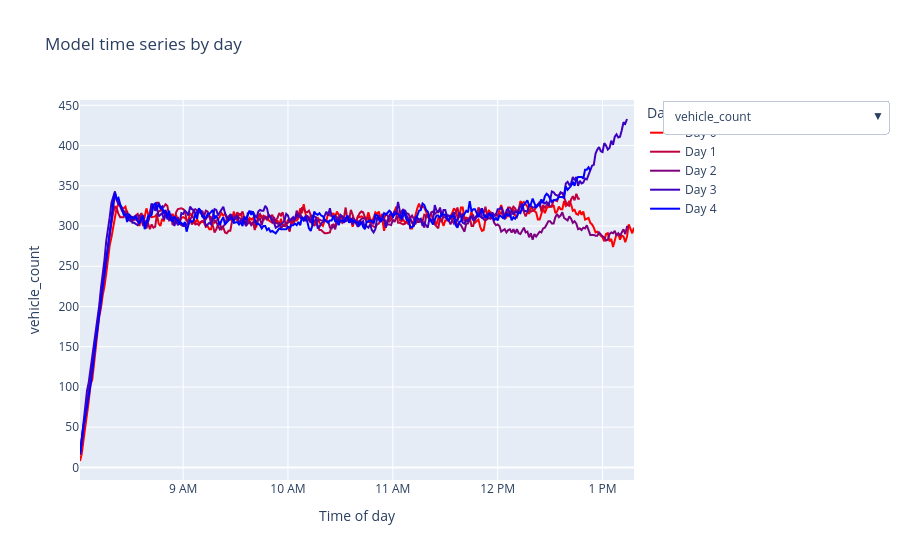

Notebook code for this chart:
### Code cell
from season.analysis_helpers import plot_model_ts_interactive
plot_model_ts_interactive(model_ts, run_id=RUN_ID)

### Figure 1 — Plotly figure (JSON) as saved in the notebook; plotly's stock layout.template omitted (floating-point values rounded to 4 significant figures; data arrays with more than 128 entries replaced by an {"elided": "..."} marker saying what was removed)
{"data": [{"line": {"color": "rgb(255,0,0)"}, "mode": "lines", "name": "Day 0", "type": "scatter", "x": {"elided": "318 float values"}, "y": {"elided": "318 int values"}}, {"line": {"color": "rgb(191,0,63)"}, "mode": "lines", "name": "Day 1", "type": "scatter", "x": {"elided": "287 float values"}, "y": {"elided": "287 int values"}}, {"line": {"color": "rgb(127,0,127)"}, "mode": "lines", "name": "Day 2", "type": "scatter", "x": {"elided": "315 float values"}, "y": {"elided": "315 int values"}}, {"line": {"color": "rgb(63,0,191)"}, "mode": "lines", "name": "Day 3", "type": "scatter", "x": {"elided": "314 float values"}, "y": {"elided": "314 int values"}}, {"line": {"color": "rgb(0,0,255)"}, "mode": "lines", "name": "Day 4", "type": "scatter", "x": {"elided": "293 float values"}, "y": {"elided": "293 int values"}}], "layout": {"legend": {"title": {"text": "Day (click to show/hide)"}}, "title": {"text": "Model time series by day"}, "updatemenus": [{"buttons": [{"args": [{"y": {"elided": "5 rows, 1527 int values in total"}}, {"yaxis": {"title": "vehicle_count"}}], "label": "vehicle_count", "method": "update"}, {"args": [{"y": {"elided": "5 rows, 1527 float values in total"}}, {"yaxis": {"title": "current_toll"}}], "label": "current_toll", "method": "update"}, {"args": [{"y": {"elided": "5 rows, 1527 int values in total"}}, {"yaxis": {"title": "active_cars"}}], "label": "active_cars", "method": "update"}, {"args": [{"y": {"elided": "5 rows, 1527 int values in total"}}, {"yaxis": {"title": "active_buses"}}], "label": "active_buses", "method": "update"}, {"args": [{"y": {"elided": "5 rows, 1527 int values in total"}}, {"yaxis": {"title": "bus_riders_waiting"}}], "label": "bus_riders_waiting", "method": "update"}, {"args": [{"y": {"elided": "5 rows, 1527 int values in total"}}, {"yaxis": {"title": "total_finished"}}], "label": "total_finished", "method": "update"}, {"args": [{"y": {"elided": "5 rows, 1527 float values in total"}}, {"yaxis": {"title": "recent_travel_time_avg"}}], "label": "recent_travel_time_avg", "method": "update"}, {"args": [{"y": {"elided": "5 rows, 1527 float values in total"}}, {"yaxis": {"title": "p_generate"}}], "label": "p_generate", "method": "update"}, {"args": [{"y": {"elided": "5 rows, 1527 int values in total"}}, {"yaxis": {"title": "rolling_count_vehicles_generated"}}], "label": "rolling_count_vehicles_generated", "method": "update"}, {"args": [{"y": {"elided": "5 rows, 1527 int values in total"}}, {"yaxis": {"title": "rolling_count_persons_generated"}}], "label": "rolling_count_persons_generated", "method": "update"}], "direction": "down", "showactive": true, "x": 1.05, "xanchor": "left", "y": 1, "yanchor": "top"}], "xaxis": {"ticktext": ["8 AM", "9 AM", "10 AM", "11 AM", "12 PM", "1 PM", "2 PM"], "tickvals": [8, 9, 10, 11, 12, 13, 14], "title": {"text": "Time of day"}}, "yaxis": {"title": {"text": "vehicle_count"}}}}
